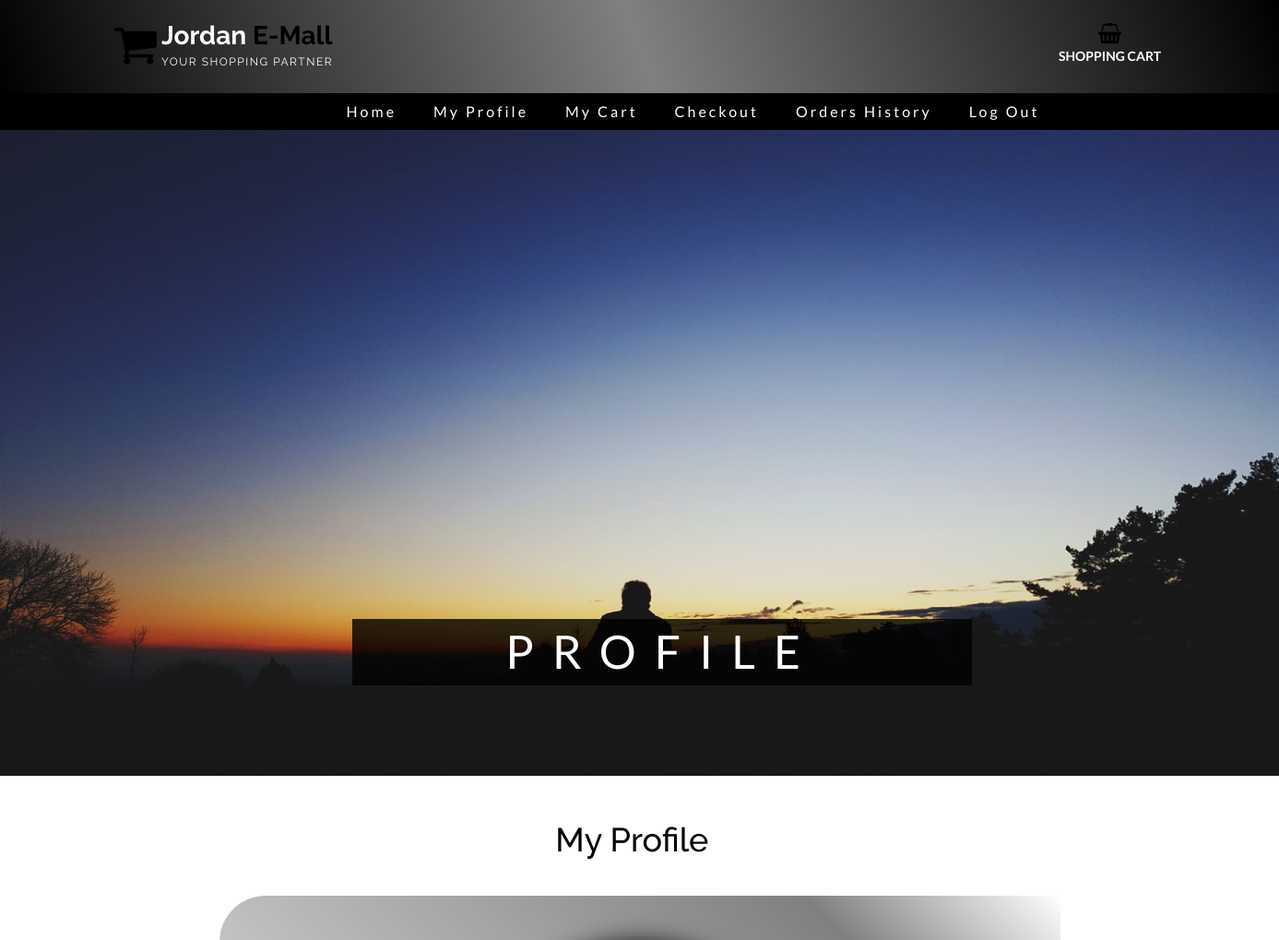
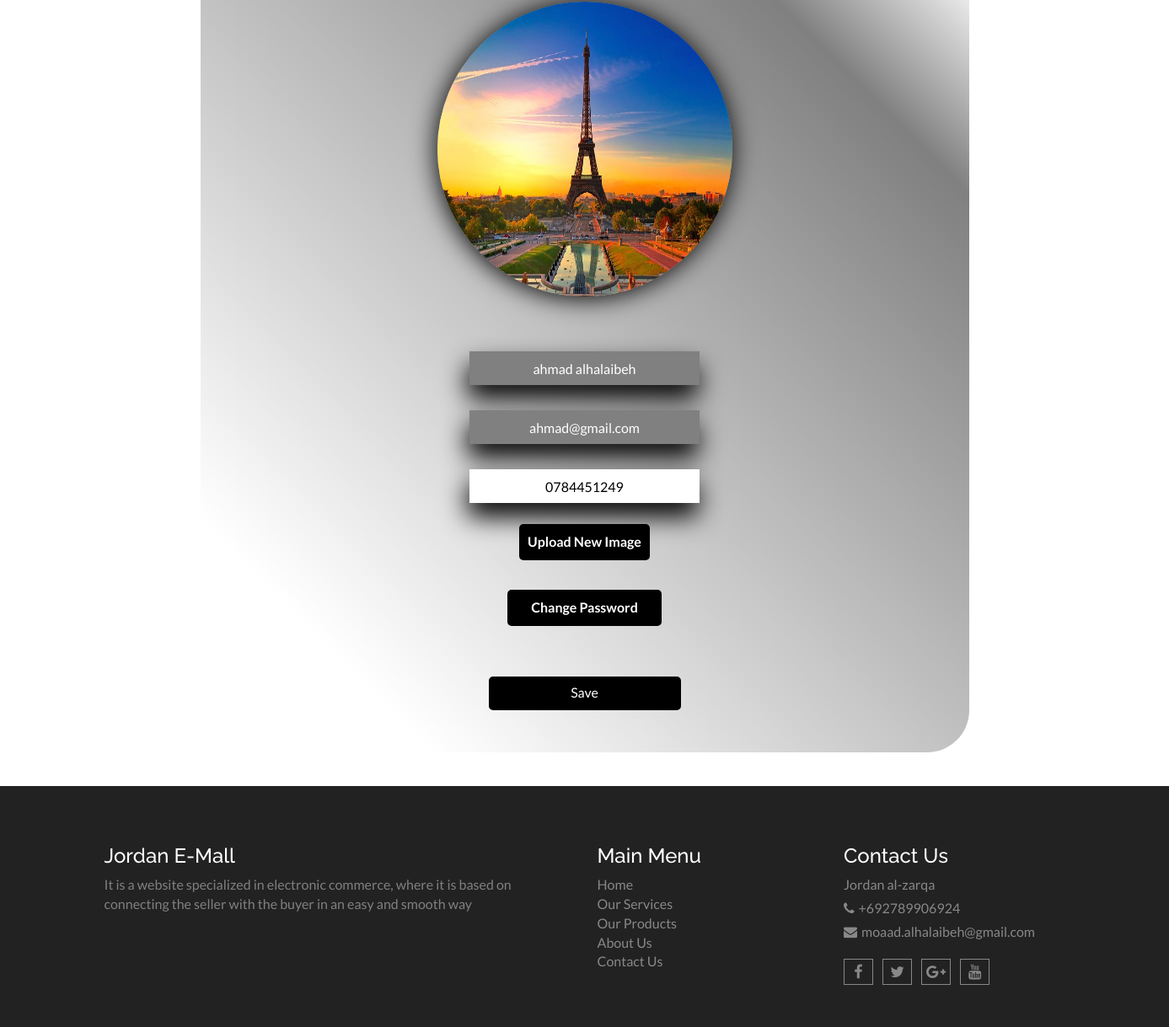
Page /Public/customer-profile.php (signed in) on the committed database (2 pictures, top to bottom).
### tables this page shows
CREATE TABLE `customer` (
  `cust_id` int(3) NOT NULL,
  `cust_name` varchar(50) NOT NULL,
  `cust_email` varchar(50) NOT NULL,
  `cust_password` varchar(50) NOT NULL,
  `cust_mobile` varchar(50) NOT NULL,
  `cust_address` varchar(50) NOT NULL,
  `cust_image` text NOT NULL
);

### Public/dbclass.php (called while the page is built, shortened)
<?php
Class dbconnection{
	public $conn;
	public function openConnection(){
		$this->conn = mysqli_connect(DBSERVER,DBUSER,DBPASS,DBNAME);
		return $this->conn ? $this->conn : die("cannot connect to server");
	}
	public function performQuery($query){
		$result = mysqli_query($this->conn,$query);
		return $result ? $result : FALSE;
	}
	public function fetchAll($result){
		$rowSet = array();
		while ($row = mysqli_fetch_assoc($result)) {
			$rowSet[] = $row;
		}
		return count($rowSet) >= 1 ? $rowSet : FALSE;
	}
}

### Public/classes.php (called while the page is built, shortened)
<?php
require('dbclass.php');
class customer extends dbconnection{
	public function readById($id){
		$query  = "SELECT * FROM customer WHERE cust_id = $id";
		$result = $this->performQuery($query);
		return $this->fetchAll($result);
	}
}
?>

### Public/customer-profile.php (the view, shortened to what this page needs)
<?php
include("headers.php");
$x=new customer();
if(isset($_SESSION['user'])){
    foreach($_SESSION['user'] as $user=>$NewCheck){
      $id=$user;
    }
    $data=$x->readById($id);
  }
?>
<section id="aa-slider">
    <div class="aa-slider-area">
                <img id=""data-seq src="img/profile.jpg" width="100%" height="700px" alt="Men slide img" />
              <div class="seq-title">
                <p style="letter-spacing:30px;">PROFILE</p>
              </div>
        </div>
</section>
<div class="container">
<div class="row">
<div class="col-md-12">
<h1>My Profile</h1>
<div class="aa-myaccount-login">
<?php
if(isset($_SESSION['user'])){
?>
<div class="profile">
        <img id="prof"  src="../admin/images/<?php {echo $data[0]['cust_image'];}?>" alt="" >
        <form action="" method="post" enctype="multipart/form-data">
            <input type="text" disabled value="<?php echo $data[0]['cust_name'];  ?>" class="inputs" style="background-color:gray;color:white;"><br>
            <input type="email" disabled value="<?php echo $data[0]['cust_email'];  ?>" class="inputs" style="background-color:gray;color:white;"><br>
            <input type="text" class="inputs" name="mobile" value="<?php echo $data[0]['cust_mobile']; ?>" ><br>
            <label for="img" style="background-color:black;color:white;padding:10px;border-radius:5px;cursor:pointer;margin-top:10px;">Upload New Image</label>
            <div id="flip">Change Password</div>
            <button type="submit" id="shrink" name="save" > Save </button>
            </form>
    </div>
<?php
}else{
echo "<div id='login' style='text-align:center;font-size:30px;color:red;border:1px dotted black;box-shadow:0px 10px 20px black;padding:20px;margin:150px 0px;'>Please <a href='login.php'> Log In Or Sign UP</a> First</div>";
}?>
            </div>
        </div>
                    </div>
</div>
    <?php
include("footer.php");
?>

### Public/headers.php (style rules this page uses)
body { color:black !important; }
.seq-title p { font-size:50px !important; letter-spacing:20px !important; margin-left:15% !important; color:white !important; background-color:rgb(0,0,0,0.8); }

### Public/customer-profile.php (style rules this page uses)
.profile { text-align:center; color:white; background-image:linear-gradient(45deg,white 15%,gray 85%,white); width:80%; height:auto; border-radius:50px 0px 50px 0px; margin:40px auto; padding-bottom:20px; }
#prof { height:350px; width:350px; border-radius:50%; margin:50px 30%; box-shadow:-1px 2px 30px black; }
input { margin:15px auto; text-align:center; }
.inputs { margin:15px auto; height:40px; width:30%; text-align:center; border:0px solid black !important; box-shadow:-2px 16px 30px black; color:black; background-color:white; }
#shrink { margin:30px auto; height:40px; width:25%; text-align:center; border:2px solid black !important; border-radius:5px; color:white; background-color:black; transition:.5s; }
#flip { text-align: center; background-color:black; color:white; padding:10px; width:20%; margin:30px auto; font-weight:bold; display:block; cursor:pointer; transition:.7s; border-radius:5px; }
h1 { margin-left:42%; margin-top:50px !important; }

### rows in the picture
customer: cust_image (picture), cust_name "ahmad alhalaibeh", cust_email "ahmad@gmail.com", mobile "0784451249"
